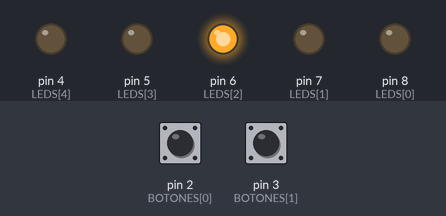
The sketch below on a simulated Arduino Uno, built with avr-gcc and run on an emulated ATmega328P. On the bench: output pins drawn as LEDs (lit = HIGH). Inputs (shaded band) come from the test bench; at power-on: pin 2 (BOTONES[0]) HIGH, pin 3 (BOTONES[1]) HIGH.

Above: at 3.4 s.
3.5 s: pin 2 (BOTONES[0]) pulsed LOW 5 times (0.12 s each, 0.3 s apart)
At 5.8 s:
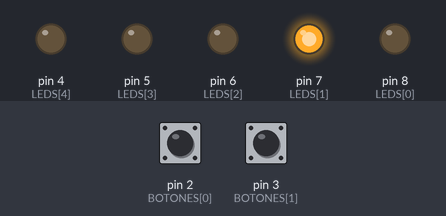
6.5 s: pin 2 (BOTONES[0]) pulsed LOW 5 times (0.12 s each, 0.3 s apart)
At 7.9 s:
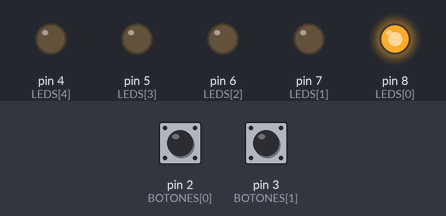
Timing chart, 0 to 9.5 s (numbered marks = the images above; inputs shaded):
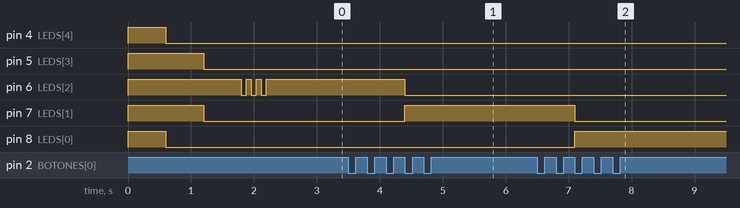

The sketch:

LED_Game.ino
```cpp
/*
  ==========================================================
   LED GAME - CINCHADA  (Nivel 3)
   Juego para 2: la luz parte en el LED del medio.
   Cada vez que aprietas TU boton, la luz se tira hacia tu lado.
   El primero que lleve la luz hasta su extremo, gana!
   (Aprieta lo mas rapido que puedas)
  ==========================================================
   Conexiones (segun el plano):
     LEDs de izquierda a derecha -> pines 8, 7, 6, 5, 4
     (cada LED con su resistor a GND)
     Boton izquierdo -> pin 2, la otra pata a GND
     Boton derecho   -> pin 3, la otra pata a GND
     (no necesitan resistor, se usa INPUT_PULLUP)
  ==========================================================
*/

const int LEDS[5]    = {8, 7, 6, 5, 4};   // de izquierda a derecha
const int BOTONES[2] = {2, 3};            // [0] jugador izquierdo, [1] jugador derecho

const int META = 12;   // ventaja (en apretones) para ganar. Mas grande = partida mas larga
const int APRETONES_POR_LED = META / 3;

int cuerda = 0;        // negativo = gana la izquierda, positivo = gana la derecha

bool estadoBoton[2] = {HIGH, HIGH};
unsigned long tiempoBoton[2] = {0, 0};

// Devuelve true solo en el momento en que se aprieta el boton i
bool presionado(byte i) {
  bool lectura = digitalRead(BOTONES[i]);
  if (lectura != estadoBoton[i] && millis() - tiempoBoton[i] > 25) {
    estadoBoton[i] = lectura;
    tiempoBoton[i] = millis();
    return lectura == LOW;
  }
  return false;
}

void sincronizarBotones() {
  for (byte i = 0; i < 2; i++) {
    estadoBoton[i] = digitalRead(BOTONES[i]);
    tiempoBoton[i] = millis();
  }
}

void soloLed(int indice) {
  for (int i = 0; i < 5; i++) digitalWrite(LEDS[i], i == indice ? HIGH : LOW);
}

void todos(bool encendido) {
  for (int i = 0; i < 5; i++) digitalWrite(LEDS[i], encendido ? HIGH : LOW);
}

void mostrarCuerda() {
  int indice = 2 + cuerda / APRETONES_POR_LED;
  indice = constrain(indice, 0, 4);
  soloLed(indice);
}

void celebrar(byte ganador) {   // 0 = izquierda, 1 = derecha
  int ledGanador = (ganador == 0) ? 0 : 4;
  for (int i = 0; i < 8; i++) {
    soloLed(ledGanador); delay(80);
    todos(false);        delay(80);
  }
  // Olas hacia el lado del ganador
  for (int vuelta = 0; vuelta < 3; vuelta++) {
    if (ganador == 0) { for (int i = 4; i >= 0; i--) { soloLed(i); delay(60); } }
    else              { for (int i = 0; i <= 4; i++) { soloLed(i); delay(60); } }
  }
  todos(false);
  delay(400);
}

void cuentaRegresiva() {
  todos(true);                                                     delay(600);
  digitalWrite(LEDS[0], LOW); digitalWrite(LEDS[4], LOW);         delay(600);
  digitalWrite(LEDS[1], LOW); digitalWrite(LEDS[3], LOW);         delay(600);
  for (int i = 0; i < 3; i++) {
    digitalWrite(LEDS[2], LOW);  delay(80);
    digitalWrite(LEDS[2], HIGH); delay(80);
  }
  cuerda = 0;                    // YA!
  mostrarCuerda();
  sincronizarBotones();
}

void setup() {
  for (int i = 0; i < 5; i++) pinMode(LEDS[i], OUTPUT);
  for (int i = 0; i < 2; i++) pinMode(BOTONES[i], INPUT_PULLUP);
  cuentaRegresiva();
}

void loop() {
  if (presionado(0)) cuerda--;   // izquierda tira para su lado
  if (presionado(1)) cuerda++;   // derecha tira para su lado

  if (cuerda <= -META) { celebrar(0); cuentaRegresiva(); return; }
  if (cuerda >=  META) { celebrar(1); cuentaRegresiva(); return; }

  mostrarCuerda();
}
```

Measured:
- after the input at 3.5 s, pin 6 (LEDS[2]): HIGH → LOW after 0.90 s; pin 7 (LEDS[1]): LOW → HIGH after 0.90 s
- after the input at 6.5 s, pin 7 (LEDS[1]): HIGH → LOW after 0.60 s; pin 8 (LEDS[0]): LOW → HIGH after 0.60 s
